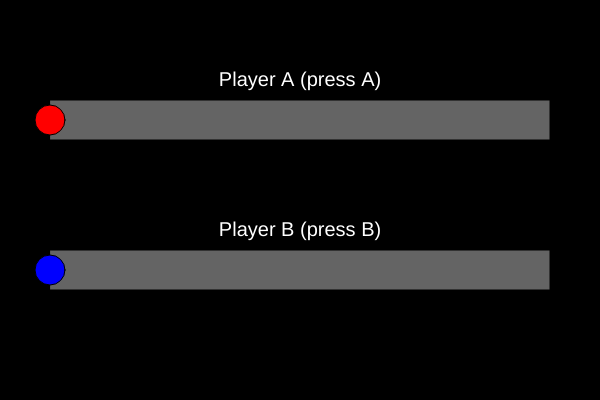
Frame 1 (no input)
Frame 60 (no input): identical to frame 1, image omitted
Frame 120 (the mouse pressed at the canvas centre since frame 60): identical to frame 1, image omitted

The p5.js sketch that drew this single still picture (run headless with seeded random() and noise() and a simulated clock; from frame 60 on, the mouse is pressed at the canvas centre):

// p5.js sketch
// ── sketch.js
let player1 = 0;
let player2 = 0;
let winner = null;

function setup() {
  createCanvas(600, 400);
  textAlign(CENTER, CENTER);
  textSize(20);
}

function draw() {
  background(0);
  
  // Race Tracks
  fill(100);
  rect(50, 100, 500, 40);
  rect(50, 250, 500, 40);
  
  // Players
  fill(255, 0, 0);
  circle(50 + player1, 120, 30);
  fill(0, 0, 255);
  circle(50 + player2, 270, 30);
  
  //Labels
  fill(255);
  text("Player A (press A)", 300, 80);
  text("Player B (press B)", 300, 230);
  
  // Win Message
  if(winner == "A") {
    textSize(32);
    fill(255, 0, 0);
    text("Player A Wins!", width/2, 350);
    noLoop();
  } else if(winner == "B") {
    textSize(32);
    fill(0, 0, 255);
    text("Player B Wins!", width/2, 350)
    noLoop();
  }
}

function keyPressed() {
  if(winner) return;
  
  // Player A presses A
  if(key == 'a' || key == 'A') {
    player1 += 15;
    if(player1 >= 500) winner = "A";
  }
  
  // Player B presses B
  if(key == 'b' || key == 'B') {
    player2 += 15;
    if(player2 >= 500) winner = "B";
  }
}
